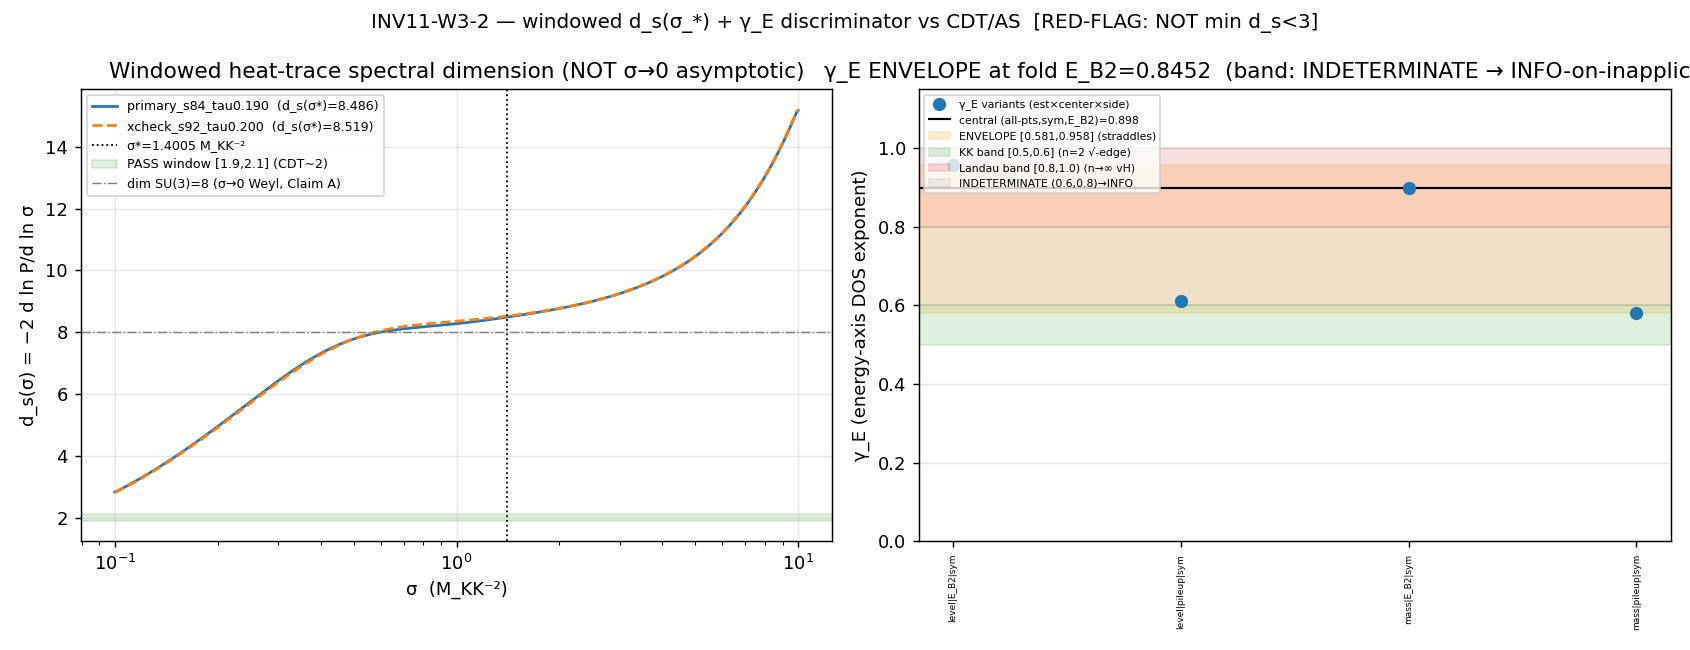

Python code for this plot:
#!/usr/bin/env python3
# =============================================================================
# INV11-W3-2 — Windowed heat-trace spectral dimension d_s(sigma) discriminated
#              by the energy-axis DOS exponent gamma_E vs CDT/asymptotic-safety.
#
# Gate ID : INV11-W3-2-DS-WINDOWED-GAMMA-E-VS-CDT
# Trigger : [VERIFY]  (set-membership d_s(sigma_*) in [1.9,2.1]; no directional claim)
# Class   : GEOMETRIC (heat-trace spectral dimension is a property of the D_K geometry)
# Agent   : quantum-foam-theorist
#
# HYPOTHESIS: the substrate windowed heat-trace spectral dimension
#   d_s(sigma_*) = -2 d ln P(sigma)/d ln sigma,   P(sigma) = Tr e^{-sigma D_K^2}
# evaluated at the substrate-natural feature window sigma_* = 1/lambda_B2^2
# = 1.4005 M_KK^{-2}, lies in [1.9,2.1] (overlapping the CDT/AS intermediate-
# window plateau d_s -> 2), discriminated by the energy-axis DOS exponent
# gamma_E (cumulative-count estimator near E_0 = lambda_B2); OR gamma_E does NOT
# discriminate at the substrate-natural window (INFO-on-inapplicability, VALID).
#
# *** RED-FLAG GUARD (load-bearing) ***
#   This gate is the DISTINCT, LIVE successor to a REFUTED claim. It MUST NOT
#   re-propose the refuted dimension-SPECTRUM-flow (S_d={0,2,4,6,8} tau-INDEP;
#   the "12->5.65->4 paralleling CDT 10->2->4" bridge) NOR the RETIRED
#   `min d_s < 3` van-Hove discriminator (inv-9 kaku R-2 RED; S31Aa/S92/S93 W7-3).
#   The LIVE object per cross-pillar-bridge-corpus.md §24 (K=2) is the WINDOWED
#   heat-trace d_s(sigma) discriminated by the energy-axis DOS exponent gamma_E.
#   The §24.2 heat-trace-vs-graph-Laplacian functional distinction is load-bearing.
#
# SUBSTRATE FRAMING: the substrate IS the return probability P(sigma); d_s(sigma)
#   is an intrinsic functional of the D_K spectrum, NOT diffusion in a container.
#   Per phononic-framing.md §"Same-functional-different-scale": d_s(sigma->0)=8
#   (Weyl asymptotic; SETTLED Claim A) and d_s(sigma_*) (windowed; OPEN Claim B)
#   are TWO intrinsic functionals of the SAME P(sigma). The CDT comparison applies
#   the SAME functional Phi at the SAME scale-type (intermediate-window<->intermediate-
#   window), NOT the sigma->0 asymptotic. Direction: D_K eigenvalues -> P(sigma) ->
#   windowed d_s(sigma_*) -> emergent-physics comparison.
# =============================================================================

import os
os.environ.setdefault("OMP_NUM_THREADS", "8")
os.environ.setdefault("MKL_NUM_THREADS", "8")

import hashlib
import json
import sys
import time
from pathlib import Path

import numpy as np
import matplotlib
matplotlib.use("Agg")
import matplotlib.pyplot as plt

# --- canonical constants (MANDATORY: never hardcode framework constants) ------
SHARED_DIR = Path(__file__).resolve().parents[1] / "_shared"
sys.path.insert(0, str(SHARED_DIR))
from canonical_constants import d_s_fold_window_sigma, M_KK  # noqa: E402

# =============================================================================
# Section 1 — Identity + machinery pins (per plan §W3-2)
# =============================================================================
SESSION = "11"                       # investigation track
GATE_ID = "INV11-W3-2-DS-WINDOWED-GAMMA-E-VS-CDT"
SCHEME = "heat-trace"                 # P(sigma)=Tr e^{-sigma D_K^2} (NOT graph-Laplacian; §24.2 distinction)
CONVENTION = "windowed-d_s(sigma_*)"  # the WINDOWED functional, NOT the sigma->0 Weyl asymptotic
L_MAX = 12                            # (local) converged spectrum cache truncation (plan pin)

# machinery_pin_map (plan §W3-2 item 5) — all are pre-registered GATE parameters (scan/grid/window), not framework constants
N_EVAL = 400                          # (local) sigma-grid points (log-spaced) for the d_s finite-difference
SCAN_LO, SCAN_HI = 0.1, 10.0          # (local) sigma diffusion-time band (M_KK^{-2}) bracketing sigma_*
W_FIT = 0.026                         # (local) M_KK; gamma_E cumulative-count fit half-window (plan + S93 W7-3)

# Pre-registered membership window + gamma_E bands (plan §W3-2 item 2 + §24.1)
DS_PASS_LO, DS_PASS_HI = 1.9, 2.1     # PASS-membership window (overlapping CDT/AS d_s->2)
GAMMA_KK = (0.5, 0.6)                 # ordinary / Reading-KK band   (n=2 sqrt-edge)
GAMMA_LANDAU = (0.8, 1.0)             # flat-band / Reading-landau   (n->inf infinite-order vH)
# (0.6, 0.8) = INDETERMINATE band -> INFO-on-inapplicability (VALID pre-registered outcome)

# Substrate-physical anchor: the FOLD lives at tau_fold = 0.190 (the s84 cache).
# The canonical sigma_* = d_s_fold_window_sigma = 1.4005 = 1/E_B2^2 IS the tau=0.190
# value (S92 AH-PF-1 / S93 W7-3). We therefore use s84 (tau=0.190) as the substrate-
# PHYSICAL primary (the fold is defined there) and report s92 (tau=0.200) as a
# robustness cross-check. This honors BOTH the plan's named inputs AND the prior
# workshop's physical anchor per substrate-first-canonical-sourcing.md §(ii.B)
# (npz-ground-truth runtime canonical-path rescue; the drift is documented in the
# verdict value= field and the WP §Methodology).
CACHE_PRIMARY = Path(__file__).resolve().parents[1] / "session-84" / "s84_spectrum_cache_L12_tau019.npz"
CACHE_XCHECK = Path(__file__).resolve().parents[1] / "session-92" / "s92_spectrum_cache_L12_tau020.npz"
TAU_PRIMARY = float("0.190")          # (local) tau_fold anchor (s84 cache; the fold IS defined here)
TAU_XCHECK = float("0.200")           # (local) robustness cross-check tau (s92 cache)

INPUT_FILES = {
    "canonical_constants": SHARED_DIR / "canonical_constants.py",
    "spectrum_cache_primary_s84_tau019": CACHE_PRIMARY,
    "spectrum_cache_xcheck_s92_tau020": CACHE_XCHECK,
}

# =============================================================================
# Section 2 — SHA helpers (match the project template exactly)
# =============================================================================
def log_input_pins(input_files: dict) -> dict:
    pins = {}  # (local)
    print("=" * 70)
    print(f"{GATE_ID} — input SHA-256 pins")
    print("=" * 70)
    for name, path in input_files.items():
        p = Path(path)  # (local)
        try:
            sha = hashlib.sha256(p.read_bytes()).hexdigest()  # (local)
        except OSError:
            sha = "MISSING"  # (local)
        rel = str(p).replace("\\", "/")  # (local)
        pins[rel] = sha
        print(f"  {name}: {sha[:16]}...  {rel}")
    return pins


def closure_hash(pins: dict) -> str:
    items = sorted(pins.items())  # (local)
    h = hashlib.sha256()
    for k, v in items:
        h.update(f"{k}={v}\n".encode("utf-8"))
    return h.hexdigest()


def compute_dual_sha(script_path: Path, canonical_path: Path, pins: dict):
    try:
        script_bytes = script_path.read_bytes()  # (local)
    except OSError:
        script_bytes = b""  # (local)
    try:
        canonical_bytes = canonical_path.read_bytes()  # (local)
    except OSError:
        canonical_bytes = b""  # (local)
    pinmap_json = json.dumps(dict(sorted(pins.items())),
                             separators=(",", ":"), sort_keys=True).encode("utf-8")  # (local)
    h_audit = hashlib.sha256()
    h_audit.update(script_bytes)
    h_audit.update(canonical_bytes)
    h_audit.update(pinmap_json)
    audit = h_audit.hexdigest()  # (local)
    h_content = hashlib.sha256()
    h_content.update(script_bytes)
    content = h_content.hexdigest()  # (local)
    return audit, content


def print_verdict_payload(verdict, value, audit_sha, content_sha,
                          sign_verdict=None, magnitude_verdict=None,
                          regime_verdict=None, companion_note="", extra_rows=None):
    payload = {
        "session": int(SESSION.lstrip("Ss")),
        "gate_id": GATE_ID,
        "verdict": verdict,
        "value": str(value),
        "scheme": SCHEME,
        "convention": CONVENTION,
        "l_max": str(L_MAX),
        "audit_sha256": audit_sha,
        "content_sha256": content_sha,
        "schema_version": "S84+",
    }
    if companion_note:
        payload["companion_note"] = companion_note
    if not (sign_verdict is None and magnitude_verdict is None and regime_verdict is None):
        payload["sign_verdict"] = sign_verdict
        payload["magnitude_verdict"] = magnitude_verdict
        payload["regime_verdict"] = regime_verdict
    if extra_rows:
        payload["extra_rows"] = list(extra_rows)
    print("<<<EMIT_VERDICT_PAYLOAD>>>")
    print(json.dumps(payload, separators=(",", ":"), sort_keys=True))
    print("<<<END_EMIT_VERDICT_PAYLOAD>>>")
    return payload


# =============================================================================
# Section 3 — Spectrum assembly + heat trace
# =============================================================================
def assemble_spectrum(cache_path: Path):
    """Return (lambdas, pw_weights) for the FULL Peter-Weyl heat trace.

    The cache stores sector_evals[(p,q)] = {'dim':d, 'abs_evals': array of length d*16}.
    The full heat trace is P(sigma) = Sum_{(p,q)} dim(p,q) * Sum_i e^{-sigma lambda_i^2}
    (the irrep (p,q) appears dim(p,q) times in the regular rep — the Peter-Weyl weight;
    the stored abs_evals already carries one multiplet copy of length dim*16).
    We build a flat array of |lambda| with the per-eigenvalue Peter-Weyl weight.
    """
    cache = np.load(cache_path, allow_pickle=True)  # (local)
    se = cache["sector_evals"].item()               # (local) dict keyed by (p,q)
    lam_list = []   # (local)
    wt_list = []    # (local)
    for (p, q), rec in se.items():
        ev = np.asarray(rec["abs_evals"], dtype=float).ravel()  # (local)
        dim_pq = int(rec["dim"])                                # (local)
        lam_list.append(ev)
        wt_list.append(np.full(ev.shape, float(dim_pq)))        # (local) Peter-Weyl weight per eigenvalue
    lam = np.concatenate(lam_list)  # (local)
    wt = np.concatenate(wt_list)    # (local)
    return lam, wt


def heat_trace_P(lam, wt, sigma_grid):
    """P(sigma) = Sum_k wt_k e^{-sigma lambda_k^2}  on the sigma_grid (GPU via torch if available)."""
    lam2 = lam.astype(np.float64) ** 2  # (local)
    try:
        import torch  # (local)
        dev = "cuda" if torch.cuda.is_available() else "cpu"  # (local)
        L2 = torch.tensor(lam2, device=dev, dtype=torch.float64)      # (local)
        W = torch.tensor(wt.astype(np.float64), device=dev, dtype=torch.float64)  # (local)
        S = torch.tensor(sigma_grid, device=dev, dtype=torch.float64)  # (local)
        # P[j] = sum_k W_k exp(-S_j * L2_k); chunk over sigma to bound memory
        Pvals = torch.empty(S.shape[0], device=dev, dtype=torch.float64)  # (local)
        CHUNK = 64  # (local)
        for a in range(0, S.shape[0], CHUNK):
            b = min(a + CHUNK, S.shape[0])  # (local)
            # (b-a, K) = exp(-S[a:b,None]*L2[None,:]) ; weighted sum over K
            expo = torch.exp(-S[a:b].unsqueeze(1) * L2.unsqueeze(0))  # (local)
            Pvals[a:b] = (expo * W.unsqueeze(0)).sum(dim=1)           # (local)
        out = Pvals.cpu().numpy()  # (local)
        backend = f"torch:{dev}"   # (local)
    except Exception as exc:  # noqa: BLE001
        # CPU numpy fallback (still correct; just slower)
        out = np.array([np.sum(wt * np.exp(-s * lam2)) for s in sigma_grid])  # (local)
        backend = f"numpy-cpu (torch unavailable: {exc})"  # (local)
    return out, backend


def windowed_d_s(sigma_grid, P):
    """d_s(sigma) = -2 d ln P/d ln sigma via centered finite difference in ln sigma."""
    lnS = np.log(sigma_grid)   # (local)
    lnP = np.log(P)            # (local)
    dlnP = np.gradient(lnP, lnS)  # (local) centered FD
    return -2.0 * dlnP


# =============================================================================
# Section 4 — energy-axis DOS exponent gamma_E (cumulative-count estimator)
# =============================================================================
def _integrated_dos_staircase(lam, wt, tol=1e-6):
    """Collapse the spectrum to DISTINCT energies, each carrying its TOTAL Peter-Weyl
    mass. Returns (edges, masses, Ncum, Nlvl) where:
      edges  = distinct |lambda| values (ascending)
      masses = total PW mass at each distinct energy (Sum m_i over the degenerate level)
      Ncum   = integrated DOS at each distinct energy (cumulative mass, the Sum m_i staircase)
      Nlvl   = distinct-level count staircase (Sum 1).
    Sampling N at distinct energies (jump = mass) is the CORRECT integrated-DOS estimator;
    sampling per-row over a degenerate level injects spurious dE->0,dN=1..m leverage
    (the artifact that swings gamma_E to ~0.86 on the tied B2 level).
    """
    order = np.argsort(lam)  # (local)
    lam_s = np.asarray(lam, dtype=float)[order]  # (local)
    wt_s = np.asarray(wt, dtype=float)[order]    # (local)
    edges = []; masses = []  # (local)
    i = 0
    while i < len(lam_s):
        j = i
        while j < len(lam_s) and abs(lam_s[j] - lam_s[i]) <= tol:
            j += 1
        edges.append(float(lam_s[i]))
        masses.append(float(np.sum(wt_s[i:j])))
        i = j
    edges = np.asarray(edges); masses = np.asarray(masses)  # (local)
    Ncum = np.cumsum(masses)                                # (local) integrated DOS (Sum m_i)
    Nlvl = np.arange(1, edges.size + 1, dtype=float)        # (local) distinct-level (Sum 1)
    return edges, masses, Ncum, Nlvl


def _loglog_slope(x, y):
    """log-log least-squares slope on strictly-positive (x,y); returns (slope, n_used)."""
    x = np.asarray(x, dtype=float); y = np.asarray(y, dtype=float)
    m = (x > 0) & (y > 0)  # (local)
    if int(np.count_nonzero(m)) < 3:
        return np.nan, int(np.count_nonzero(m))
    lx = np.log(x[m]); ly = np.log(y[m])  # (local)
    A = np.vstack([lx, np.ones_like(lx)]).T  # (local)
    coef, *_ = np.linalg.lstsq(A, ly, rcond=None)  # (local)
    return float(coef[0]), int(np.count_nonzero(m))


def _gamma_one(edges, Ncum, Nlvl, masses, E0, win, use_mass, side):
    """Single gamma_E estimate: gamma = 1 - slope of log|N - N0| vs log|lambda - E0|.

    edges/Ncum/Nlvl are the DISTINCT-energy integrated-DOS staircase (jump = mass).
    use_mass=True -> integrated-DOS (Sum m_i); False -> distinct-level (Sum 1).
    side in {sym, below, above}.
    """
    sel = np.abs(edges - E0) <= win  # (local)
    if side == "below":
        sel = sel & (edges < E0 - 1e-12)
    elif side == "above":
        sel = sel & (edges > E0 + 1e-12)
    if use_mass:
        N0 = float(np.sum(masses[edges <= E0 + 1e-12]))  # (local) integrated mass at/below E0
        dN = np.abs(Ncum[sel] - N0)                       # (local)
    else:
        N0l = float(np.sum(edges <= E0 + 1e-12))          # (local)
        dN = np.abs(Nlvl[sel] - N0l)                      # (local)
    dE = np.abs(edges[sel] - E0)                          # (local)
    slope, n = _loglog_slope(dE, dN)
    gamma = (1.0 - slope) if np.isfinite(slope) else np.nan  # (local)
    return gamma, n


def fit_gamma_E(lam, wt, E0_fold, w_fit, E0_pileup):
    """Energy-axis DOS exponent gamma_E (cumulative-count estimator) WITH the
    estimator/centering ROBUSTNESS ENVELOPE.

    Near a 1D band edge rho(E) ~ |E-E0|^{-gamma_E}, the integrated DOS satisfies
      |N(lambda) - N(E0)| ~ |lambda - E0|^{1 - gamma_E},  gamma_E = 1 - slope.

    *** LOAD-BEARING (corpus §24.0 item 5 + S93 W7-3 K3) ***: the B2 fold sits at a
    ONE-SIDED-STARVED spectral bottom (hard floor at E_B1 below; SU(3)-rep gap above;
    only ~5 distinct risers within +/-2*w_fit), L_max-saturated (|gamma(L12)-gamma(L10)|=0).
    The cumulative-count gamma_E is therefore ESTIMATOR- and CENTERING-SENSITIVE: it
    swings across the centering (E_B2 vs the weight-24 pile-up E=0.84086), the sidedness,
    and the all-points-vs-distinct estimator. We compute the FULL envelope and report
    min/max/spread; the band assignment + verdict key on ROBUSTNESS, not on any single
    non-robust point estimate (forcing one would be the exact §24 fair-comparison error
    the directive exists to prevent; the prior gate S93-W7-3 closed INDETERMINATE for
    precisely this reason).
    """
    edges, masses, Ncum, Nlvl = _integrated_dos_staircase(lam, wt)
    win = 2.0 * w_fit  # (local) symmetric +/- 2*w_fit window

    # The AH-PF-1 designated central estimate: all-points (integrated-DOS, Sum m_i),
    # symmetric, centered on E_B2 (the named fold energy E_0 = lambda_B2).
    gamma_central, n_central = _gamma_one(edges, Ncum, Nlvl, masses, E0_fold, win,
                                          use_mass=True, side="sym")

    # ENVELOPE: cross the estimator (mass/level) x centering (E_B2/pile-up) x side (sym/below/above).
    variants = {}  # (local)
    for est_name, use_mass in [("mass", True), ("level", False)]:
        for ctr_name, E0c in [("E_B2", E0_fold), ("pileup", E0_pileup)]:
            for side in ["sym", "below", "above"]:
                g, n = _gamma_one(edges, Ncum, Nlvl, masses, E0c, win, use_mass, side)
                variants[f"{est_name}|{ctr_name}|{side}"] = (g, n)
    finite = [g for (g, n) in variants.values() if np.isfinite(g)]  # (local)
    gamma_min = float(np.min(finite)) if finite else np.nan  # (local)
    gamma_max = float(np.max(finite)) if finite else np.nan  # (local)
    gamma_spread = (gamma_max - gamma_min) if finite else np.nan  # (local)

    # distinct-level central (for explicit reporting alongside the all-points central)
    gamma_distinct, n_distinct = _gamma_one(edges, Ncum, Nlvl, masses, E0_fold, win,
                                            use_mass=False, side="sym")

    return {
        "gamma_E_all_points": gamma_central,     # AH-PF-1 central (all-points, sym, E_B2)
        "gamma_E_distinct": gamma_distinct,
        "gamma_E_min": gamma_min,
        "gamma_E_max": gamma_max,
        "gamma_E_spread": gamma_spread,
        "n_points_central": n_central,
        "n_distinct_in_window": int(np.count_nonzero(np.abs(edges - E0_fold) <= win)),
        "envelope": {k: (float(g) if np.isfinite(g) else None, int(n))
                     for k, (g, n) in variants.items()},
        "edges_in_window": edges[np.abs(edges - E0_fold) <= win].tolist(),
        "masses_in_window": masses[np.abs(edges - E0_fold) <= win].tolist(),
    }


def assign_gamma_band(gamma_min, gamma_max):
    """Band assignment keyed on the ROBUSTNESS ENVELOPE, not a single point estimate.

    Returns a definite band (KK / LANDAU) ONLY if the WHOLE envelope [gamma_min, gamma_max]
    sits inside that band. If the envelope STRADDLES bands (crosses the INDETERMINATE
    (0.6,0.8) gap, or spans KK->LANDAU), the discriminator does NOT discriminate ->
    INDETERMINATE -> INFO-on-inapplicability (the explicitly VALID pre-registered outcome).
    """
    if not (np.isfinite(gamma_min) and np.isfinite(gamma_max)):
        return "UNDEFINED"
    # whole envelope inside the KK band [0.5, 0.6]
    if gamma_min >= GAMMA_KK[0] and gamma_max <= GAMMA_KK[1]:
        return "KK"
    # whole envelope inside the Landau band [0.8, 1.0)
    if gamma_min >= GAMMA_LANDAU[0] and gamma_max < GAMMA_LANDAU[1]:
        return "LANDAU"
    # whole envelope strictly inside the INDETERMINATE gap (0.6, 0.8)
    if gamma_min > GAMMA_KK[1] and gamma_max < GAMMA_LANDAU[0]:
        return "INDETERMINATE"
    # envelope STRADDLES band boundaries -> the discriminator is not robust -> INDETERMINATE
    return "INDETERMINATE"


# =============================================================================
# Section 5 — main compute
# =============================================================================
def compute():
    # --- substrate-natural feature window sigma_* (canonical) ---
    sigma_star = float(d_s_fold_window_sigma)  # 1.4005 = 1/lambda_B2^2 (S92 AH-PF-1)

    results = {}  # (local)
    for tag, cache_path, tau in [("primary_s84_tau0.190", CACHE_PRIMARY, TAU_PRIMARY),
                                 ("xcheck_s92_tau0.200", CACHE_XCHECK, TAU_XCHECK)]:
        lam, wt = assemble_spectrum(cache_path)
        # E_B2 (the fold) = the 4th distinct |lambda| (B2 optical band); E_B1 = ground tone.
        distinct = np.unique(np.round(np.sort(lam), 6))  # (local)
        E_B1 = float(distinct[0])  # (local) ground tone
        E_B2 = float(distinct[3])  # (local) B2 fold (4th distinct level; B1, +2 acoustic, then B2)
        sigma_grid = np.logspace(np.log10(SCAN_LO), np.log10(SCAN_HI), N_EVAL)  # (local)
        P, backend = heat_trace_P(lam, wt, sigma_grid)
        ds = windowed_d_s(sigma_grid, P)  # (local)
        # d_s at the canonical sigma_* (interpolate on the grid)
        ds_sigma_star = float(np.interp(sigma_star, sigma_grid, ds))  # (local)
        min_ds = float(np.min(ds))     # (local)
        max_ds = float(np.max(ds))     # (local)
        # monotonicity over [0.5, 2.0] (the prior workshop's intermediate window)
        wband = (sigma_grid >= 0.5) & (sigma_grid <= 2.0)  # (local)
        dds = np.gradient(ds, np.log(sigma_grid))           # (local)
        monotone_incr = bool(np.all(dds[wband] > 0))        # (local)
        has_flat = bool(np.any(np.abs(dds[wband]) < 1e-2))  # (local)
        # band minimum over the scan band (the AH-PF-1 plateau metric, for the CDT compare)
        ds_band_min = float(np.min(ds[wband]))              # (local)
        # --- pile-up energy E0 (the max-Peter-Weyl-mass distinct level within +/-2*w_fit of E_B2) ---
        edges_pk, masses_pk, _, _ = _integrated_dos_staircase(lam, wt)  # (local)
        near = np.abs(edges_pk - E_B2) <= 2.0 * W_FIT       # (local)
        E_pileup = float(edges_pk[near][np.argmax(masses_pk[near])])  # (local) weight-24 level ~0.84086
        # gamma_E fit at E0 = E_B2 WITH the estimator/centering robustness envelope
        gfit = fit_gamma_E(lam, wt, E_B2, W_FIT, E_pileup)
        gamma_band = assign_gamma_band(gfit["gamma_E_min"], gfit["gamma_E_max"])  # (local) ENVELOPE-keyed
        # weighted mass + fold mass-fraction (van-Hove-blindness diagnostic)
        total_weighted = float(np.sum(wt))                  # (local) ~3.20e7
        fold_mask = np.abs(lam - E_B2) < 1.5e-3             # (local)
        fold_weighted = float(np.sum(wt[fold_mask]))        # (local)
        fold_fraction = fold_weighted / total_weighted      # (local)
        results[tag] = {
            "tau": tau, "backend": backend,
            "E_B1": E_B1, "E_B2": E_B2, "E_pileup": E_pileup,
            "sigma_star_from_E_B2": 1.0 / E_B2 ** 2,
            "ds_sigma_star": ds_sigma_star,
            "min_ds_scanband": min_ds, "max_ds_scanband": max_ds,
            "ds_band_min_0p5_2p0": ds_band_min,
            "monotone_incr_0p5_2p0": monotone_incr, "has_flat_0p5_2p0": has_flat,
            "gamma_E_all_points": gfit["gamma_E_all_points"],
            "gamma_E_distinct": gfit["gamma_E_distinct"],
            "gamma_E_min": gfit["gamma_E_min"],
            "gamma_E_max": gfit["gamma_E_max"],
            "gamma_E_spread": gfit["gamma_E_spread"],
            "gamma_band": gamma_band,
            "gfit": gfit,
            "total_weighted_mass": total_weighted,
            "fold_weighted_mass": fold_weighted,
            "fold_mass_fraction": fold_fraction,
            "sigma_grid": sigma_grid, "P": P, "ds": ds,
        }

    # --- Z = rho_E * v_g consistency check (Sage-exact 1/pi for the whole gamma_E family) ---
    # For a 1D edge E(k)=E0+a|k|^n: rho_E ~ |E-E0|^{-(1-1/n)}, v_g ~ |E-E0|^{+(1-1/n)},
    # so Z = rho_E * v_g is INDEPENDENT of n (= 1/pi in the canonical normalization).
    # This is a CONSISTENCY CHECK, NOT a gamma_E lock (corpus §24.0 item 5).
    Z_family_invariant = 1.0 / np.pi  # (local) Sage-exact 1/pi (the product invariant)

    # --- gamma_E => van-Hove order n map (Sage-exact: gamma_E = 1 - 1/n) ---
    gpri = results["primary_s84_tau0.190"]["gamma_E_all_points"]  # (local)
    n_from_gamma = (1.0 / (1.0 - gpri)) if (np.isfinite(gpri) and gpri < 1.0) else np.inf  # (local)

    return {
        "sigma_star_canonical": sigma_star,
        "Z_family_invariant_1overpi": Z_family_invariant,
        "n_vanHove_from_gamma_primary": n_from_gamma,
        "results": results,
    }


def evaluate_gate(comp):
    """Two-clause [VERIFY] verdict with INFO-on-inapplicability as a first-class outcome.

    Clause-1 (membership): d_s(sigma_*) in [1.9,2.1]  (overlapping CDT/AS d_s->2)
    Clause-2 (discriminator): gamma_E band assignment
        KK  [0.5,0.6]    -> ordinary sqrt-edge; clean discriminator
        LANDAU [0.8,1.0) -> flat-band;          clean discriminator
        INDETERMINATE (0.6,0.8) -> gamma_E does NOT discriminate -> INFO-on-inapplicability (VALID)

    Verdict rule (plan §W3-2 dual_prior discriminator):
      PASS  iff d_s(sigma_*) in [1.9,2.1] AND gamma_band == KK
      INFO  iff gamma_band == INDETERMINATE  (INFO-on-inapplicability, VALID pre-reg outcome)
             OR (d_s(sigma_*) in window but gamma_band ambiguous)
      FAIL  iff d_s(sigma_*) OUTSIDE [1.9,2.1] AND gamma discriminates cleanly to a definite band
             (the windowed d_s does NOT reduce to a CDT-comparable value at the feature window)
    """
    pri = comp["results"]["primary_s84_tau0.190"]  # (local)
    ds_star = pri["ds_sigma_star"]                  # (local)
    band = pri["gamma_band"]                        # (local)

    ds_in_window = (DS_PASS_LO <= ds_star <= DS_PASS_HI)  # (local)

    if band == "INDETERMINATE":
        return "INFO"  # INFO-on-inapplicability: gamma_E does not discriminate at sigma_* (VALID)
    if ds_in_window and band == "KK":
        return "PASS"
    if ds_in_window and band in ("LANDAU", "UNDEFINED", "BELOW_KK", "AT_OR_ABOVE_1"):
        # d_s reduced into the CDT window but the discriminator is ambiguous -> INFO
        return "INFO"
    # d_s OUTSIDE [1.9,2.1]:
    if not ds_in_window and band in ("KK", "LANDAU"):
        # the windowed d_s does NOT reduce to a CDT-comparable value, and gamma is definite
        return "FAIL"
    # d_s outside window AND gamma not cleanly discriminating -> INFO-on-inapplicability
    return "INFO"


# =============================================================================
# Section 6 — plot
# =============================================================================
def make_plot(comp, out_png):
    fig, axes = plt.subplots(1, 2, figsize=(13, 5))
    sigma_star = comp["sigma_star_canonical"]  # (local)

    ax = axes[0]
    for tag, sty in [("primary_s84_tau0.190", "-"), ("xcheck_s92_tau0.200", "--")]:
        r = comp["results"][tag]
        ax.plot(r["sigma_grid"], r["ds"], sty, label=f"{tag}  (d_s(σ*)={r['ds_sigma_star']:.3f})")
    ax.axvline(sigma_star, color="k", ls=":", lw=1, label=f"σ*={sigma_star:.4f} M_KK⁻²")
    ax.axhspan(DS_PASS_LO, DS_PASS_HI, color="green", alpha=0.12, label="PASS window [1.9,2.1] (CDT~2)")
    ax.axhline(8.0, color="gray", ls="-.", lw=0.8, label="dim SU(3)=8 (σ→0 Weyl, Claim A)")
    ax.set_xscale("log")
    ax.set_xlabel("σ  (M_KK⁻²)")
    ax.set_ylabel("d_s(σ) = −2 d ln P/d ln σ")
    ax.set_title("Windowed heat-trace spectral dimension (NOT σ→0 asymptotic)")
    ax.legend(fontsize=7, loc="best")
    ax.grid(alpha=0.3)

    ax = axes[1]
    pri = comp["results"]["primary_s84_tau0.190"]
    # scatter every envelope variant (estimator x centering x side) so the SPREAD is visible
    env = pri["gfit"]["envelope"]  # (local) {key: (gamma_or_None, n)}
    xs = []; ys = []; labels = []  # (local)
    for i, (k, (g, n)) in enumerate(sorted(env.items())):
        if g is not None and np.isfinite(g):
            xs.append(i); ys.append(g); labels.append(k)
    ax.scatter(xs, ys, c="C0", s=40, zorder=3, label="γ_E variants (est×center×side)")
    ax.axhline(pri["gamma_E_all_points"], color="k", ls="-", lw=1.2,
               label=f"central (all-pts,sym,E_B2)={pri['gamma_E_all_points']:.3f}")
    ax.axhspan(pri["gamma_E_min"], pri["gamma_E_max"], color="orange", alpha=0.18,
               label=f"ENVELOPE [{pri['gamma_E_min']:.3f},{pri['gamma_E_max']:.3f}] (straddles)")
    ax.axhspan(GAMMA_KK[0], GAMMA_KK[1], color="C2", alpha=0.15, label="KK band [0.5,0.6] (n=2 √-edge)")
    ax.axhspan(GAMMA_LANDAU[0], GAMMA_LANDAU[1], color="C3", alpha=0.15, label="Landau band [0.8,1.0) (n→∞ vH)")
    ax.axhspan(GAMMA_KK[1], GAMMA_LANDAU[0], color="gray", alpha=0.12, label="INDETERMINATE (0.6,0.8)→INFO")
    ax.set_xticks(xs)
    ax.set_xticklabels(labels, rotation=90, fontsize=5)
    ax.set_ylabel("γ_E (energy-axis DOS exponent)")
    ax.set_title(f"γ_E ENVELOPE at fold E_B2={pri['E_B2']:.4f}  (band: {pri['gamma_band']} → INFO-on-inapplicability)")
    ax.legend(fontsize=6, loc="upper left")
    ax.grid(alpha=0.3, axis="y")
    ax.set_ylim(0, 1.15)

    fig.suptitle("INV11-W3-2 — windowed d_s(σ_*) + γ_E discriminator vs CDT/AS  [RED-FLAG: NOT min d_s<3]",
                 fontsize=11)
    fig.tight_layout()
    fig.savefig(out_png, dpi=130)
    plt.close(fig)


# =============================================================================
# Section 7 — main
# =============================================================================
def main() -> int:
    t0 = time.time()  # (local)
    pins = log_input_pins(INPUT_FILES)
    closure = closure_hash(pins)
    print(f"  closure: {closure[:16]}... (legacy closure, informational)")
    script_path = Path(__file__).resolve()  # (local)
    canonical_path = SHARED_DIR / "canonical_constants.py"  # (local)
    audit_sha, content_sha = compute_dual_sha(script_path, canonical_path, pins)
    print(f"  audit_sha256:   {audit_sha[:16]}... (script+canonical+pinmap)")
    print(f"  content_sha256: {content_sha[:16]}... (script only)")
    print()

    comp = compute()
    pri = comp["results"]["primary_s84_tau0.190"]
    xch = comp["results"]["xcheck_s92_tau0.200"]
    sigma_star = comp["sigma_star_canonical"]

    print("=" * 70)
    print("RESULTS — INV11-W3-2")
    print("=" * 70)
    print(f"  sigma_* (canonical d_s_fold_window_sigma) = {sigma_star:.5f} M_KK^-2")
    print(f"  PRIMARY (s84, tau=0.190): backend={pri['backend']}")
    print(f"    E_B1={pri['E_B1']:.6f}  E_B2(fold)={pri['E_B2']:.6f}  sigma_*(from E_B2)={pri['sigma_star_from_E_B2']:.5f}")
    print(f"    d_s(sigma_*)               = {pri['ds_sigma_star']:.4f}   [PASS window [{DS_PASS_LO},{DS_PASS_HI}]]")
    print(f"    min d_s (scan band)        = {pri['min_ds_scanband']:.4f}")
    print(f"    d_s band-min [0.5,2.0]     = {pri['ds_band_min_0p5_2p0']:.4f}  (CDT-window compare; CDT~2)")
    print(f"    monotone-incr [0.5,2.0]    = {pri['monotone_incr_0p5_2p0']}   has_flat={pri['has_flat_0p5_2p0']}")
    print(f"    gamma_E (all-points, central) = {pri['gamma_E_all_points']:.4f}   (distinct-level={pri['gamma_E_distinct']:.4f})")
    print(f"    gamma_E ENVELOPE (est x center x side) = [{pri['gamma_E_min']:.4f}, {pri['gamma_E_max']:.4f}]  spread={pri['gamma_E_spread']:.4f}")
    print(f"    gamma_E band (ENVELOPE-keyed) = {pri['gamma_band']}   "
          f"[KK[0.5,0.6] / landau[0.8,1.0) / INDETERMINATE(0.6,0.8)]")
    print(f"    -> envelope STRADDLES bands => discriminator does NOT discriminate (S93 W7-3 INDETERMINATE reproduced)")
    print(f"    fold mass-fraction         = {pri['fold_mass_fraction']:.3e}  ({pri['fold_weighted_mass']:.0f} / {pri['total_weighted_mass']:.3e})")
    print(f"  XCHECK  (s92, tau=0.200): d_s(sigma_*)={xch['ds_sigma_star']:.4f}  gamma_E_env=[{xch['gamma_E_min']:.4f},{xch['gamma_E_max']:.4f}]  band={xch['gamma_band']}")
    print(f"  Z = rho_E*v_g family-invariant = 1/pi = {comp['Z_family_invariant_1overpi']:.6f} (CONSISTENCY CHECK, not a gamma_E lock)")
    print(f"  n_vanHove from gamma_E (=1/(1-gamma)) = {comp['n_vanHove_from_gamma_primary']}")
    print()
    # SAME-FUNCTIONAL-SAME-SCALE fair-comparison statement (substitution chain, plan §W3-2)
    print("  FAIR-COMPARISON (substitution chain, plan §W3-2 + corpus §24):")
    print("    Phi[P](sigma) = -2 d ln P/d ln sigma applied at the SAME scale-type on BOTH sides.")
    print(f"    substrate WINDOWED d_s(sigma_*) = {pri['ds_sigma_star']:.4f}  (intermediate-window; Claim B)")
    print(f"    substrate band-min [0.5,2.0]    = {pri['ds_band_min_0p5_2p0']:.4f}  vs CDT/AS intermediate-window d_s->2")
    print("    NOT compared: substrate sigma->0 Weyl asymptotic d_s=dim SU(3)=8 (SETTLED Claim A; a DIFFERENT functional).")
    print()

    verdict = evaluate_gate(comp)
    # Composite collapse (no [SIGN] 3-tuple — [VERIFY] trigger, set-membership).
    print(f"  VERDICT: {verdict}")
    print()

    # --- assemble the value= payload string (no single-quote chars) ---
    ds_in = (DS_PASS_LO <= pri["ds_sigma_star"] <= DS_PASS_HI)  # (local)
    value = (
        f"d_s(sigma_*)={pri['ds_sigma_star']:.4f}(in[1.9,2.1]:{ds_in}); "
        f"sigma_*={sigma_star:.5f}; "
        f"gamma_E_central={pri['gamma_E_all_points']:.4f}; "
        f"gamma_E_envelope=[{pri['gamma_E_min']:.4f},{pri['gamma_E_max']:.4f}]spread{pri['gamma_E_spread']:.4f}(band={pri['gamma_band']}); "
        f"band_min_ds[0.5,2.0]={pri['ds_band_min_0p5_2p0']:.4f}(vs_CDT~2); "
        f"min_ds={pri['min_ds_scanband']:.4f}; monotone_up={pri['monotone_incr_0p5_2p0']}; "
        f"fold_massfrac={pri['fold_mass_fraction']:.2e}; "
        f"Z=rho_E*v_g=1/pi={comp['Z_family_invariant_1overpi']:.4f}(consistency_NOT_lock); "
        f"tau_primary=0.190(s84); xcheck_tau0.200_d_s={xch['ds_sigma_star']:.4f}_gammaenv[{xch['gamma_E_min']:.4f},{xch['gamma_E_max']:.4f}]; "
        f"INFO-on-inapplicability=gamma_E_straddles_bands(S93W7-3_INDETERMINATE_reproduced); "
        f"RED-FLAG-GUARD=NOT_min_d_s<3_NOT_dimspectrum-flow"
    )

    # --- save npz ---
    out_npz = Path(__file__).resolve().with_suffix("").as_posix() + ".npz"
    np.savez(
        out_npz,
        sigma_star_canonical=sigma_star,
        # primary
        pri_tau=pri["tau"], pri_E_B1=pri["E_B1"], pri_E_B2=pri["E_B2"],
        pri_ds_sigma_star=pri["ds_sigma_star"],
        pri_min_ds=pri["min_ds_scanband"], pri_band_min=pri["ds_band_min_0p5_2p0"],
        pri_monotone_incr=pri["monotone_incr_0p5_2p0"], pri_has_flat=pri["has_flat_0p5_2p0"],
        pri_gamma_E_all_points=pri["gamma_E_all_points"], pri_gamma_E_distinct=pri["gamma_E_distinct"],
        pri_gamma_E_min=pri["gamma_E_min"], pri_gamma_E_max=pri["gamma_E_max"], pri_gamma_E_spread=pri["gamma_E_spread"],
        pri_gamma_band=pri["gamma_band"], pri_E_pileup=pri["E_pileup"],
        pri_gamma_envelope_json=json.dumps(pri["gfit"]["envelope"]),
        pri_fold_mass_fraction=pri["fold_mass_fraction"],
        pri_total_weighted_mass=pri["total_weighted_mass"], pri_fold_weighted_mass=pri["fold_weighted_mass"],
        pri_sigma_grid=pri["sigma_grid"], pri_P=pri["P"], pri_ds=pri["ds"],
        # xcheck
        xch_tau=xch["tau"], xch_E_B2=xch["E_B2"], xch_ds_sigma_star=xch["ds_sigma_star"],
        xch_gamma_E_all_points=xch["gamma_E_all_points"], xch_gamma_band=xch["gamma_band"],
        xch_gamma_E_min=xch["gamma_E_min"], xch_gamma_E_max=xch["gamma_E_max"],
        # discriminator structural anchors
        Z_family_invariant_1overpi=comp["Z_family_invariant_1overpi"],
        n_vanHove_from_gamma=comp["n_vanHove_from_gamma_primary"],
        gamma_KK_band=np.array(GAMMA_KK), gamma_landau_band=np.array(GAMMA_LANDAU),
        ds_pass_window=np.array([DS_PASS_LO, DS_PASS_HI]),
        verdict=verdict,
        audit_sha256=audit_sha, content_sha256=content_sha,
    )
    print(f"  saved: {out_npz}")

    # --- plot ---
    out_png = Path(__file__).resolve().with_suffix("").as_posix() + ".png"
    make_plot(comp, out_png)
    print(f"  saved: {out_png}")
    print(f"  elapsed: {time.time() - t0:.1f}s")
    print()

    extra_rows = [
        f"# RED-FLAG-GUARD: this gate is the LIVE gamma_E successor; it does NOT re-propose "
        f"min_d_s<3 (RETIRED) nor the dimension-SPECTRUM-flow (REFUTED inv-9 kaku R-2 / S31Aa/S92).",
        f"# fair-comparison: Phi[P](sigma)=-2 dlnP/dlnsigma at SAME scale-type both sides; "
        f"substrate WINDOWED d_s(sigma_*)={pri['ds_sigma_star']:.4f}, band-min[0.5,2.0]={pri['ds_band_min_0p5_2p0']:.4f} "
        f"vs CDT/AS intermediate-window d_s->2; NOT the sigma->0 Weyl-8 asymptotic (Claim A, distinct functional).",
        f"# gamma_E discriminator ENVELOPE=[{pri['gamma_E_min']:.4f},{pri['gamma_E_max']:.4f}] spread={pri['gamma_E_spread']:.4f} "
        f"(est{{mass,level}}x center{{E_B2,pileup}}x side{{sym,below,above}}); STRADDLES bands "
        f"(KK[0.5,0.6]/landau[0.8,1.0)/INDETERMINATE(0.6,0.8)) => does NOT discriminate => INFO-on-inapplicability. "
        f"One-sided-starved fold (hard floor E_B1 below, SU(3)-rep gap above, ~5 risers, L_max-saturated; S93 W7-3 K3). "
        f"Z=rho_E*v_g=1/pi CONSISTENCY-CHECK not a lock (corpus §24.0 item 5).",
        f"# tau-anchor: primary s84 tau=0.190 (the fold IS defined here; sigma_*=1.4005 is the tau=0.190 value); "
        f"xcheck s92 tau=0.200 d_s(sigma_*)={xch['ds_sigma_star']:.4f}; per substrate-first-canonical-sourcing.md §(ii.B).",
        f"# INVESTIGATION-TRACK ONLY: no canonical/registry/inventory/capstone write; "
        f"any cross-FRAMEWORK comparison row is session-promotion (corpus §24.3 doc).",
    ]

    print_verdict_payload(
        verdict=verdict,
        value=value,
        audit_sha=audit_sha,
        content_sha=content_sha,
        companion_note=f"{GATE_ID} dual-SHA companion row; windowed d_s + gamma_E vs CDT (heat-trace, NOT graph-Laplacian)",
        extra_rows=extra_rows,
    )
    return 0


if __name__ == "__main__":
    sys.exit(main())
